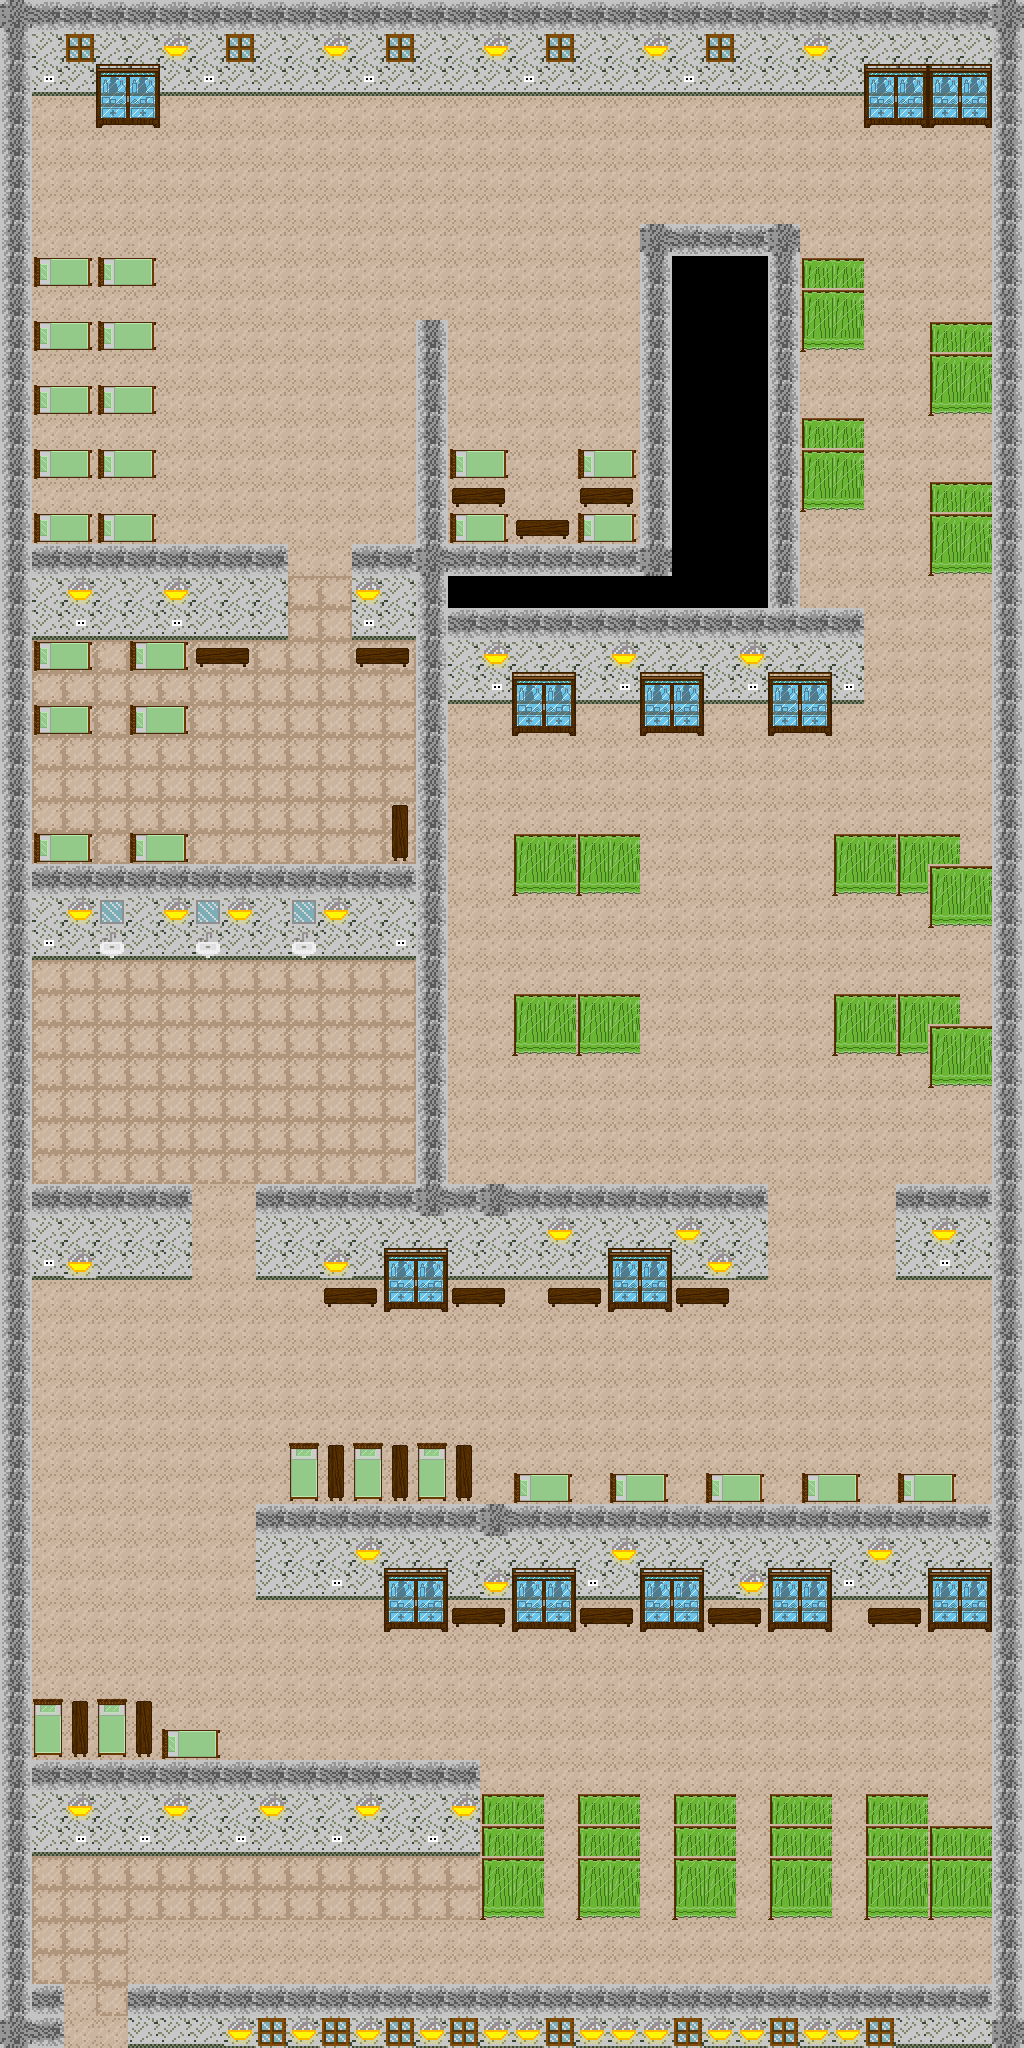

Below is a game level as drawn by its tile map, then a one-line description and the .tmx that defines it (tile-layer data replaced by summaries):
An orthogonal 32x64 tile map with 32x32 px tiles, 3 tile layers (scene_1, cômodos, cortinas) and 144 objects (4).

<map version="1.0" tiledversion="1.0.3" orientation="orthogonal" renderorder="left-down" width="32" height="64" tilewidth="32" tileheight="32" nextobjectid="226">
 <tileset firstgid="1" source="tileset/scene_all.tsx" />
 <layer name="scene_1" width="32" height="64">
  <data>[2048 cells, 2008 non-empty, 13 distinct tile ids]</data>
 </layer>
 <layer name="cômodos" width="32" height="64">
  <data>[2048 cells, 196 non-empty, 15 distinct tile ids]</data>
 </layer>
 <layer name="cortinas" width="32" height="64">
  <data>[2048 cells, 108 non-empty, 4 distinct tile ids]</data>
 </layer>
 <objectgroup name="paredes">
  <object id="52" x="132" y="1988" width="2" />
  <object id="53" x="128" y="1984" width="864" height="64" />
  <object id="59" x="32" y="4" width="1.33333" />
  <object id="60" x="32" y="0" width="964" height="64" />
  <object id="65" x="0" y="0" width="32" height="2048" />
  <object id="67" x="996" y="0" width="32" height="2048" />
  <object id="68" x="32" y="1760" width="448" height="64" />
  <object id="69" x="256" y="1504" width="736" height="64" />
  <object id="70" x="256" y="1184" width="512" height="64" />
  <object id="71" x="32" y="1184" width="160" height="64" />
  <object id="72" x="896" y="1184" width="96" height="64" />
  <object id="73" x="32" y="544" width="256" height="64" />
  <object id="74" x="32" y="864" width="386" height="64" />
  <object id="75" x="448" y="608" width="416" height="64" />
  <object id="76" x="352" y="544" width="64" height="64" />
  <object id="77" x="416" y="320" width="32" height="860" />
  <object id="78" x="640" y="224" width="156" height="32" />
  <object id="79" x="640" y="256" width="32" height="320" />
  <object id="80" x="768" y="256" width="32" height="352" />
  <object id="208" x="32" y="1984" width="32" height="32" />
 </objectgroup>
 <objectgroup name="cômodos">
  <object id="81" x="34.3333" y="257.667" width="121.667" height="28" />
  <object id="84" x="96" y="64" width="64" height="32" />
  <object id="85" x="864" y="64" width="128" height="32" />
  <object id="86" x="512" y="672" width="64" height="32" />
  <object id="87" x="640" y="672" width="64" height="32" />
  <object id="88" x="768" y="672" width="64" height="32" />
  <object id="90" x="33.3332" y="322.667" width="123.167" height="28" />
  <object id="91" x="32.6667" y="386" width="123.667" height="28" />
  <object id="92" x="33.6665" y="450.5" width="123.667" height="28" />
  <object id="93" x="33.1665" y="513" width="123.667" height="28" />
  <object id="94" x="448" y="512" width="187.667" height="28" />
  <object id="95" x="448" y="448" width="59.5" height="64" />
  <object id="96" x="579" y="448" width="56.5" height="64" />
  <object id="97" x="34.1665" y="641.333" width="59.5" height="28" />
  <object id="98" x="128" y="641" width="58.5" height="28" />
  <object id="99" x="32" y="704" width="59.5" height="28" />
  <object id="100" x="128" y="704" width="59.5" height="28" />
  <object id="101" x="32" y="832" width="59.5" height="28" />
  <object id="102" x="128" y="832" width="59.5" height="28" />
  <object id="103" x="195.333" y="648.072" width="52.8333" height="19.5223" />
  <object id="104" x="356" y="648" width="52.8333" height="19.5223" />
  <object id="105" x="391.25" y="804.75" width="16.5833" height="55.7723" />
  <object id="106" x="324" y="1286.67" width="52.8333" height="19.5223" />
  <object id="107" x="452.917" y="1288.24" width="52.8333" height="19.5223" />
  <object id="108" x="547.583" y="1288.24" width="52.8333" height="19.5223" />
  <object id="109" x="675.583" y="1288.24" width="52.8333" height="19.5223" />
  <object id="110" x="288" y="1442.5" width="183.76" height="58.0223" />
  <object id="111" x="512" y="1472" width="59.5" height="28" />
  <object id="112" x="608" y="1472" width="59.5" height="28" />
  <object id="113" x="704" y="1472" width="59.5" height="28" />
  <object id="114" x="800" y="1472" width="59.5" height="28" />
  <object id="115" x="160" y="1728" width="59.5" height="28" />
  <object id="117" x="452.083" y="1605.91" width="52.8333" height="19.5223" />
  <object id="118" x="580.417" y="1605.91" width="52.8333" height="19.5223" />
  <object id="119" x="708.5" y="1604.5" width="52.8333" height="19.5223" />
  <object id="120" x="867.583" y="1604.91" width="52.8333" height="19.5223" />
  <object id="121" x="384" y="1248" width="64" height="32" />
  <object id="122" x="608" y="1248" width="64" height="32" />
  <object id="123" x="384" y="1568" width="64" height="32" />
  <object id="124" x="512" y="1568" width="64" height="32" />
  <object id="125" x="640" y="1568" width="64" height="32" />
  <object id="126" x="768" y="1568" width="64" height="32" />
  <object id="127" x="928" y="1568" width="64" height="32" />
  <object id="128" x="36.9533" y="1692.32" width="120.76" height="58.0223" />
 </objectgroup>
 <objectgroup color="#55aa00" name="contaminados">
  <object id="151" x="365.333" y="132" width="33.3333" height="56" />
  <object id="152" x="879.333" y="440" width="33.3333" height="56" />
  <object id="153" x="685.333" y="830" width="33.3333" height="56" />
  <object id="154" x="665.333" y="1376" width="33.3333" height="56" />
  <object id="155" x="753.333" y="1664" width="33.3333" height="56" />
  <object id="156" x="865.333" y="1678" width="33.3333" height="56" />
  <object id="157" x="809.333" y="1754" width="33.3333" height="56" />
  <object id="158" x="603.333" y="1710" width="33.3333" height="56" />
  <object id="225" x="169.333" y="1550" width="33.3333" height="56" />
 </objectgroup>
 <objectgroup name="itens">
  <object id="129" x="110.545" y="77.6364" width="6.36364" height="15.6364" />
  <object id="132" x="139.545" y="77.2727" width="6.36364" height="15.6364" />
  <object id="133" x="907.485" y="77.8485" width="6.36364" height="15.6364" />
  <object id="134" x="971.318" y="79.1818" width="6.36364" height="15.6364" />
  <object id="135" x="542.152" y="516.182" width="6.36364" height="15.6364" />
  <object id="136" x="384.818" y="645.515" width="6.36364" height="15.6364" />
  <object id="137" x="396.818" y="827.182" width="6.36364" height="15.6364" />
  <object id="138" x="527.152" y="685.515" width="6.36364" height="15.6364" />
  <object id="139" x="555.152" y="685.515" width="6.36364" height="15.6364" />
  <object id="140" x="654.985" y="685.682" width="6.36364" height="15.6364" />
  <object id="141" x="683.318" y="686.182" width="6.36364" height="15.6364" />
  <object id="159" x="622.652" y="1261.64" width="6.36364" height="15.6364" />
  <object id="160" x="650.985" y="1262.14" width="6.36364" height="15.6364" />
  <object id="161" x="342.652" y="1286.06" width="6.36364" height="15.6364" />
  <object id="162" x="489.152" y="1606.18" width="6.36364" height="15.6364" />
  <object id="163" x="555.485" y="1582.18" width="6.36364" height="15.6364" />
  <object id="164" x="683.818" y="1583.18" width="6.36364" height="15.6364" />
  <object id="165" x="784.818" y="1580.18" width="6.36364" height="15.6364" />
  <object id="166" x="882.818" y="1601.85" width="6.36364" height="15.6364" />
  <object id="167" x="972.152" y="1583.52" width="6.36364" height="15.6364" />
  <object id="168" x="135.485" y="1709.52" width="6.36364" height="15.6364" />
 </objectgroup>
 <objectgroup name="cortinas">
  <object id="169" x="802" y="256.833" width="64" height="5.33333" />
  <object id="170" x="800" y="288" width="64" height="5.33333" />
  <object id="171" x="800" y="416" width="64" height="5.33333" />
  </objectgroup>
 <objectgroup name="portas">
  <!-- 17 objects omitted --></objectgroup>
 <objectgroup name="torneiras">
  <!-- 14 objects omitted --></objectgroup>
 <objectgroup name="virus">
  <!-- 11 objects omitted --></objectgroup>
 <objectgroup color="#000000" name="passagem">
  <!-- 2 objects omitted --></objectgroup>
 <objectgroup name="player">
  <!-- 1 objects omitted --></objectgroup>
</map>
<!-- 47 of 144 objects omitted -->